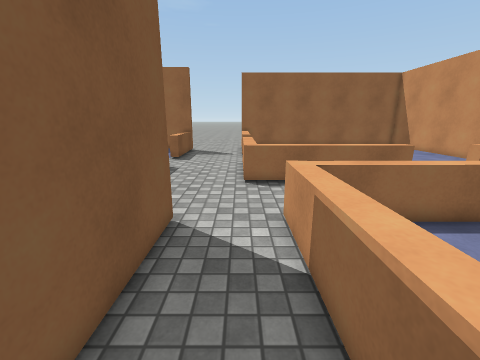
[1] (above)

18 first-person views from a walk through a scene from a Unity 3-D project. The camera is 1.5 m above the floor, tilts 14° down and sees 90° across. The floor is counted in squares, 0.5 m on a side. Each view is taken from the middle of a square. On the plan, view 1 faces up. The plan holds only what a view shows up to about 19 squares ahead; the rest is blank. The place goes on beyond the plan. The player character is not drawn. Surface patterns are stand-ins for the level's own textures.

[2]
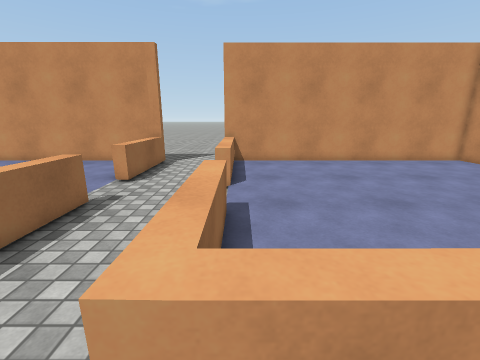

[3]
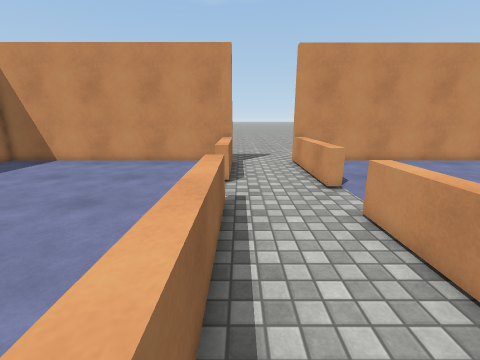

[4]
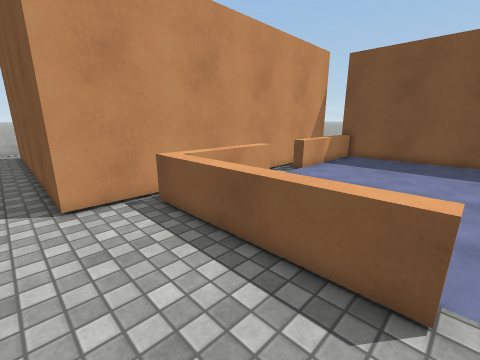

[5]
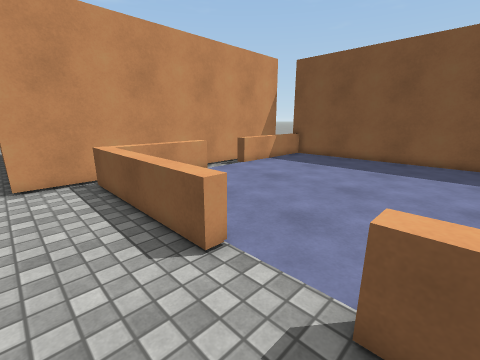

[6]
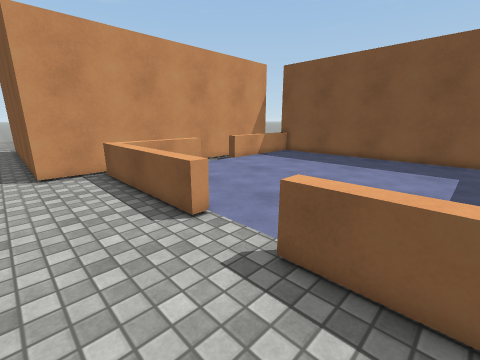

[7]
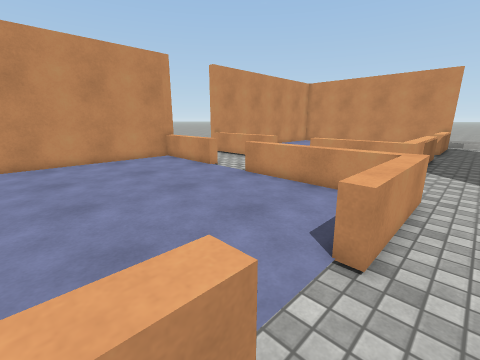

[8]
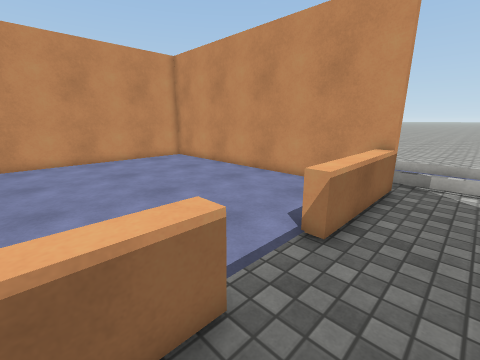

[9]
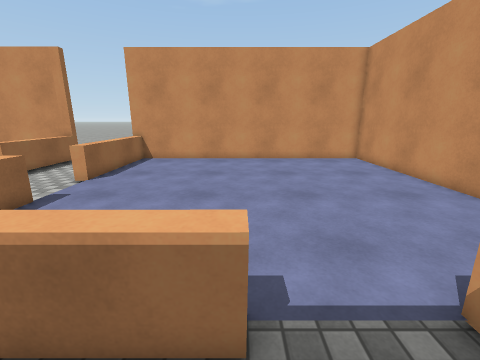

[10]
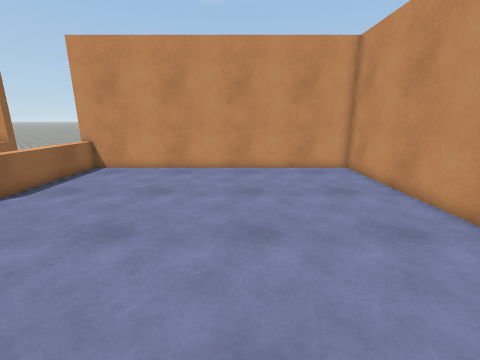

[11]
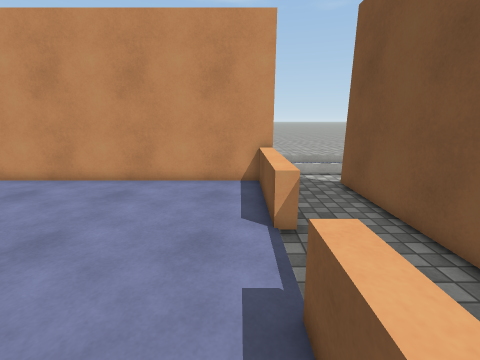

[12]
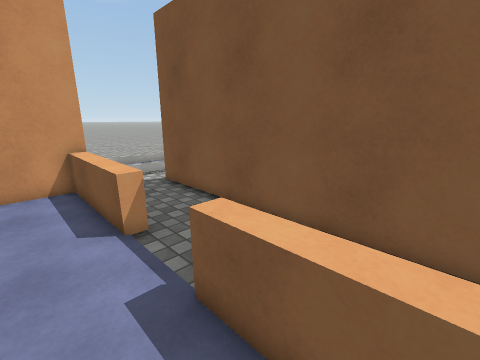

[13]
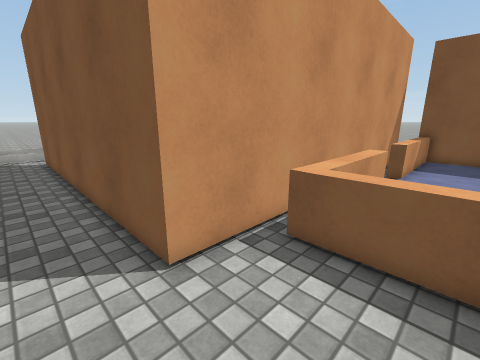

[14]
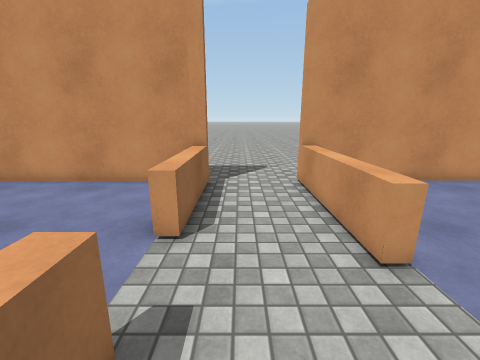

[15]
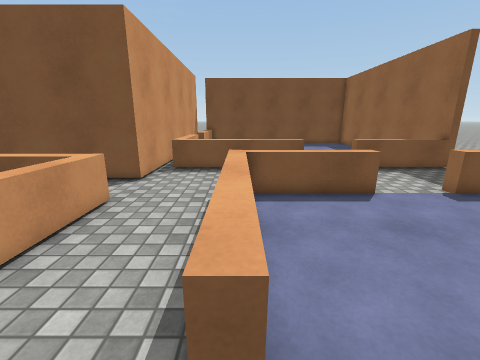

[16]
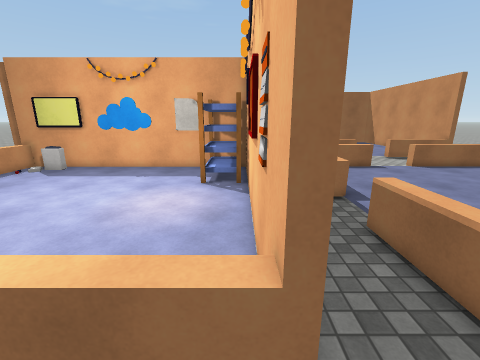

[17]
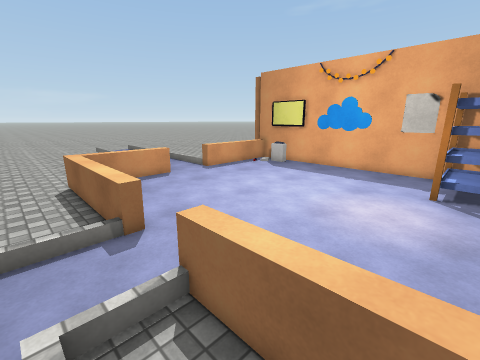

[18]
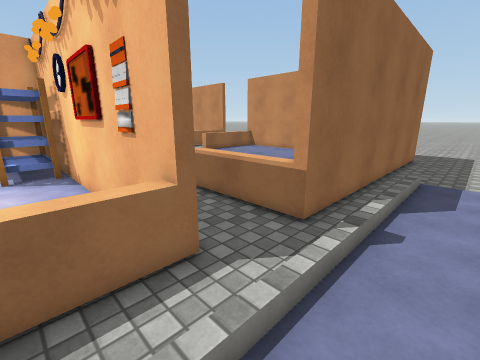

### Floor plan
Key: @ floor where view 1 was taken; # wall or solid block; . main floor; : floor 0.25 m higher than the main floor; / step, stairs or slope; = window, fence, low wall or low ledge; ^ raised ledge; O other object.
Columns run from 22 left of view 1 to 22 right of it. Each row starts with its distance up from view 1.
 22  #.........     .^....^^  .............#
 21  #.........     .^....^^. .............#
 20  #..........    .^.....................#
 19  #..........   ..^.....................#
 18  #.....................................#
 17  #....................^^...............#
 16  #...............^....^^...............#
 15  #...............^....^^...............#
 14  #...............^....^^...............#
 13  #............. .^....^^...............#
 12  #............  .^....^^^^^^^^^...^^^^^##....
 11  #...........   .^...........................
 10  #...........   .^...........................
  9  #       ...    =^...........................
  8  #^^^^^^=..=^^^^^^...........................
  7   ###################...^^^^^^...^^^^^^^#....
  6   =^#############OO##...^..............##
  5    ^:OO..........OOO#...^  ............##
  4    ^:............OOO#...^  ............##
  3     .............OOO#...^ .............##
  2      ............OOO#...^..............##
  1      ............O.O#...^..............##
  0    ^...............##.@.^..............##
 -1    ................##...^..............##
 -2   .................##..................##
 -3   .................##..................##
 -4    ^...............##..................##
 -5    ^...............##...^..............##
 -6    ^...............##...^..............##
 -7    ^ ......        ##...^..............##
 -8    ^   .....       ##...^..............##
 -9    ^^^^^^^^...^^^^^^#...^..............##
-10 ...^^^^^^^^.../^^^^=#...#################
-11 ......... ..../. .......////////.........
-12 ......... ....//  //////////////..........
-13             ..     ........................
-14                  .  .......................

Where each view was taken, in squares from view 1:
view 1: 0 up, 0 right, facing up
view 2: 6 up, 0 right, facing right
view 3: 11 up, 0 right, facing right
view 4: 16 up, 1 left, facing down-left
view 5: 20 up, 2 left, facing down-left
view 6: 22 up, 1 left, facing down-left
view 7: 22 up, 1 left, facing down-right
view 8: 1 up, 1 left, facing down-right
view 9: 1 down, 1 left, facing right
view 10: 3 down, 2 right, facing right
view 11: 2 up, 3 right, facing down
view 12: 2 up, 4 right, facing down-left
view 13: 11 up, 0 right, facing down-left
view 14: 10 up, 6 right, facing right
view 15: 12 up, 10 right, facing left
view 16: 12 down, 3 left, facing up
view 17: 12 down, 4 left, facing up-left
view 18: 14 down, 5 left, facing up-right
